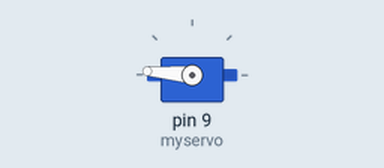
A sketch run on a simulated Arduino Uno, built with avr-gcc and run on an emulated ATmega328P. On the bench: servo.

Above: at 0.1 s.
At 2.1 s:
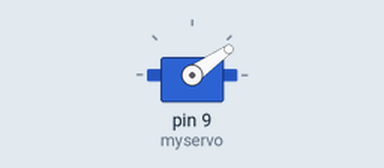
Timing chart, 0 to 3.6 s (numbered marks = the images above):
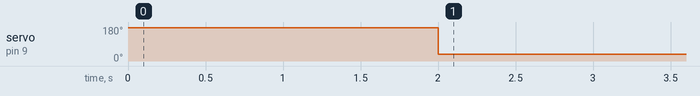

Measured:
- by itself, servo on pin 9 (myservo): 175° → 35° at 2.0 s

The sketch:

DongCoServo.ino
```cpp
#include <Servo.h>

Servo myservo;  // create servo object to control a servo

int val = 200;    // variable to read the value from the analog pin

void setup() {
  myservo.attach(9);  // attaches the servo on pin 9 to the servo object
}

void loop() {
  if (val == 200)
    val = 1000;
  else
    val = 200;
  val = map(val, 0, 1023, 0, 180);     // scale it for use with the servo (value between 0 and 180)
  myservo.write(val);                  // sets the servo position according to the scaled value
  delay(2000);                           // waits for the servo to get there
}
```
